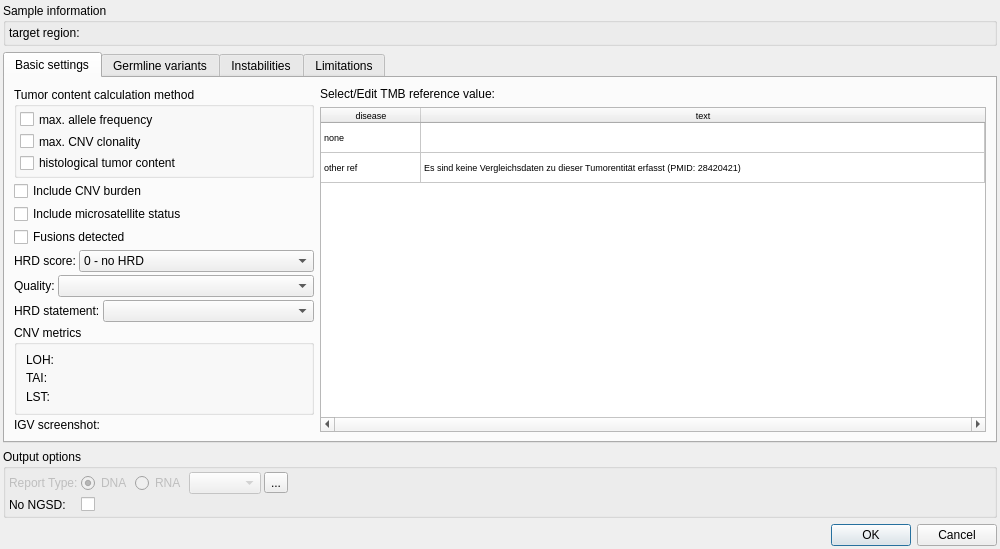
<?xml version="1.0" encoding="UTF-8"?>
<ui version="4.0">
 <class>SomaticReportDialog</class>
 <widget class="QDialog" name="SomaticReportDialog">
  <property name="geometry">
   <rect>
    <x>0</x>
    <y>0</y>
    <width>1000</width>
    <height>549</height>
   </rect>
  </property>
  <property name="sizePolicy">
   <sizepolicy hsizetype="Fixed" vsizetype="Expanding">
    <horstretch>0</horstretch>
    <verstretch>0</verstretch>
   </sizepolicy>
  </property>
  <property name="minimumSize">
   <size>
    <width>1000</width>
    <height>500</height>
   </size>
  </property>
  <property name="windowTitle">
   <string>Report configuration (somatic)</string>
  </property>
  <layout class="QGridLayout" name="gridLayout_2" rowstretch="0,1,0,0">
   <property name="leftMargin">
    <number>3</number>
   </property>
   <property name="topMargin">
    <number>3</number>
   </property>
   <property name="rightMargin">
    <number>3</number>
   </property>
   <property name="bottomMargin">
    <number>3</number>
   </property>
   <item row="3" column="0">
    <widget class="QDialogButtonBox" name="ok_cancel_button">
     <property name="sizePolicy">
      <sizepolicy hsizetype="Expanding" vsizetype="Minimum">
       <horstretch>0</horstretch>
       <verstretch>0</verstretch>
      </sizepolicy>
     </property>
     <property name="minimumSize">
      <size>
       <width>0</width>
       <height>0</height>
      </size>
     </property>
     <property name="maximumSize">
      <size>
       <width>16777215</width>
       <height>16777215</height>
      </size>
     </property>
     <property name="orientation">
      <enum>Qt::Horizontal</enum>
     </property>
     <property name="standardButtons">
      <set>QDialogButtonBox::Cancel|QDialogButtonBox::Ok</set>
     </property>
    </widget>
   </item>
   <item row="1" column="0">
    <widget class="QTabWidget" name="tabs">
     <property name="sizePolicy">
      <sizepolicy hsizetype="Expanding" vsizetype="Expanding">
       <horstretch>0</horstretch>
       <verstretch>2</verstretch>
      </sizepolicy>
     </property>
     <property name="styleSheet">
      <string notr="true"/>
     </property>
     <property name="currentIndex">
      <number>0</number>
     </property>
     <widget class="QWidget" name="basic_settings_tab">
      <attribute name="title">
       <string>Basic settings</string>
      </attribute>
      <layout class="QHBoxLayout" name="horizontalLayout_2" stretch="0,1">
       <item>
        <layout class="QVBoxLayout" name="verticalLayout_5">
         <property name="spacing">
          <number>3</number>
         </property>
         <item>
          <widget class="QGroupBox" name="groupBox_3">
           <property name="minimumSize">
            <size>
             <width>0</width>
             <height>0</height>
            </size>
           </property>
           <property name="maximumSize">
            <size>
             <width>160000</width>
             <height>160000</height>
            </size>
           </property>
           <property name="toolTip">
            <string>Choose tumor content calculation method to appear in report.</string>
           </property>
           <property name="title">
            <string>Tumor content calculation method</string>
           </property>
           <layout class="QGridLayout" name="gridLayout">
            <property name="leftMargin">
             <number>3</number>
            </property>
            <property name="topMargin">
             <number>3</number>
            </property>
            <property name="rightMargin">
             <number>3</number>
            </property>
            <property name="bottomMargin">
             <number>3</number>
            </property>
            <property name="spacing">
             <number>3</number>
            </property>
            <item row="0" column="0">
             <widget class="QCheckBox" name="include_max_tum_freq">
              <property name="toolTip">
               <string>Display median of maximum allele frequency as tumor content in report</string>
              </property>
              <property name="text">
               <string>max. allele frequency</string>
              </property>
             </widget>
            </item>
            <item row="1" column="0">
             <widget class="QCheckBox" name="include_max_clonality">
              <property name="toolTip">
               <string>Display maximum value of tumor clonality in CNV file as tumor content in report</string>
              </property>
              <property name="text">
               <string>max. CNV clonality</string>
              </property>
             </widget>
            </item>
            <item row="2" column="0">
             <widget class="QCheckBox" name="include_tum_content_histological">
              <property name="toolTip">
               <string>Display histological tumor content from NGSD in report</string>
              </property>
              <property name="text">
               <string>histological tumor content</string>
              </property>
             </widget>
            </item>
           </layout>
          </widget>
         </item>
         <item>
          <widget class="QCheckBox" name="include_cnv_burden">
           <property name="minimumSize">
            <size>
             <width>300</width>
             <height>0</height>
            </size>
           </property>
           <property name="toolTip">
            <string>Display CNV burden in report</string>
           </property>
           <property name="text">
            <string>Include CNV burden</string>
           </property>
          </widget>
         </item>
         <item>
          <widget class="QCheckBox" name="include_msi_status">
           <property name="minimumSize">
            <size>
             <width>300</width>
             <height>0</height>
            </size>
           </property>
           <property name="toolTip">
            <string>Display result metric of MANTIS microsatellite detection in report.</string>
           </property>
           <property name="text">
            <string>Include microsatellite status</string>
           </property>
          </widget>
         </item>
         <item>
          <widget class="QCheckBox" name="fusions_detected">
           <property name="minimumSize">
            <size>
             <width>300</width>
             <height>0</height>
            </size>
           </property>
           <property name="toolTip">
            <string>Display text and table for structural variants in report.</string>
           </property>
           <property name="text">
            <string>Fusions detected</string>
           </property>
          </widget>
         </item>
         <item>
          <layout class="QHBoxLayout" name="horizontalLayout">
           <property name="spacing">
            <number>3</number>
           </property>
           <item>
            <widget class="QLabel" name="label">
             <property name="sizePolicy">
              <sizepolicy hsizetype="Minimum" vsizetype="Preferred">
               <horstretch>0</horstretch>
               <verstretch>0</verstretch>
              </sizepolicy>
             </property>
             <property name="text">
              <string>HRD score:</string>
             </property>
            </widget>
           </item>
           <item>
            <widget class="QComboBox" name="hrd_score">
             <property name="sizePolicy">
              <sizepolicy hsizetype="Expanding" vsizetype="Fixed">
               <horstretch>0</horstretch>
               <verstretch>0</verstretch>
              </sizepolicy>
             </property>
             <property name="toolTip">
              <string>Select HRD score</string>
             </property>
             <item>
              <property name="text">
               <string>0 - no HRD</string>
              </property>
             </item>
             <item>
              <property name="text">
               <string>1 - low</string>
              </property>
             </item>
             <item>
              <property name="text">
               <string>2 - low</string>
              </property>
             </item>
             <item>
              <property name="text">
               <string>3 - intermediate</string>
              </property>
             </item>
             <item>
              <property name="text">
               <string>4 - high</string>
              </property>
             </item>
             <item>
              <property name="text">
               <string>5 - high</string>
              </property>
             </item>
            </widget>
           </item>
          </layout>
         </item>
         <item>
          <layout class="QHBoxLayout" name="horizontalLayout_3">
           <property name="spacing">
            <number>3</number>
           </property>
           <item>
            <widget class="QLabel" name="label_3">
             <property name="sizePolicy">
              <sizepolicy hsizetype="Minimum" vsizetype="Preferred">
               <horstretch>0</horstretch>
               <verstretch>0</verstretch>
              </sizepolicy>
             </property>
             <property name="text">
              <string>Quality:</string>
             </property>
            </widget>
           </item>
           <item>
            <widget class="QComboBox" name="quality">
             <property name="sizePolicy">
              <sizepolicy hsizetype="Expanding" vsizetype="Fixed">
               <horstretch>0</horstretch>
               <verstretch>0</verstretch>
              </sizepolicy>
             </property>
             <property name="toolTip">
              <string>Select quality restrictions to be displayed in report</string>
             </property>
            </widget>
           </item>
          </layout>
         </item>
         <item>
          <layout class="QHBoxLayout" name="horizontalLayout_4">
           <property name="spacing">
            <number>3</number>
           </property>
           <item>
            <widget class="QLabel" name="label_11">
             <property name="sizePolicy">
              <sizepolicy hsizetype="Minimum" vsizetype="Preferred">
               <horstretch>0</horstretch>
               <verstretch>0</verstretch>
              </sizepolicy>
             </property>
             <property name="text">
              <string>HRD statement:</string>
             </property>
            </widget>
           </item>
           <item>
            <widget class="QComboBox" name="hrd_statement">
             <property name="sizePolicy">
              <sizepolicy hsizetype="Expanding" vsizetype="Fixed">
               <horstretch>0</horstretch>
               <verstretch>0</verstretch>
              </sizepolicy>
             </property>
             <property name="toolTip">
              <string>Hrd comment to be printed in report.</string>
             </property>
            </widget>
           </item>
          </layout>
         </item>
         <item>
          <widget class="QGroupBox" name="groupBox_2">
           <property name="title">
            <string>CNV metrics</string>
           </property>
           <layout class="QFormLayout" name="formLayout">
            <item row="0" column="0">
             <widget class="QLabel" name="label_8">
              <property name="sizePolicy">
               <sizepolicy hsizetype="Preferred" vsizetype="Preferred">
                <horstretch>0</horstretch>
                <verstretch>0</verstretch>
               </sizepolicy>
              </property>
              <property name="toolTip">
               <string>Count of loss of heterozygosity CNV events for HRD estimation.</string>
              </property>
              <property name="text">
               <string>LOH:</string>
              </property>
             </widget>
            </item>
            <item row="0" column="1">
             <widget class="QLabel" name="cnv_loh_count">
              <property name="toolTip">
               <string>Count of loss of heterozygosity CNV events for HRD estimation.</string>
              </property>
              <property name="text">
               <string/>
              </property>
             </widget>
            </item>
            <item row="1" column="0">
             <widget class="QLabel" name="label_9">
              <property name="toolTip">
               <string>Count of telomeric allelic imbalance CNV events for HRD estimation.</string>
              </property>
              <property name="text">
               <string>TAI:</string>
              </property>
             </widget>
            </item>
            <item row="2" column="0">
             <widget class="QLabel" name="label_10">
              <property name="toolTip">
               <string>Count of long state transition CNV events for HRD estimation.</string>
              </property>
              <property name="text">
               <string>LST:</string>
              </property>
             </widget>
            </item>
            <item row="1" column="1">
             <widget class="QLabel" name="cnv_tai_count">
              <property name="toolTip">
               <string>Count of telomeric allelic imbalance CNV events for HRD estimation.</string>
              </property>
              <property name="text">
               <string/>
              </property>
             </widget>
            </item>
            <item row="2" column="1">
             <widget class="QLabel" name="cnv_lst_count">
              <property name="toolTip">
               <string>Count of long state transition CNV events for HRD estimation.</string>
              </property>
              <property name="text">
               <string/>
              </property>
             </widget>
            </item>
           </layout>
          </widget>
         </item>
         <item>
          <layout class="QGridLayout" name="gridLayout_3">
           <item row="0" column="0">
            <widget class="QLabel" name="label_12">
             <property name="sizePolicy">
              <sizepolicy hsizetype="Fixed" vsizetype="Minimum">
               <horstretch>0</horstretch>
               <verstretch>0</verstretch>
              </sizepolicy>
             </property>
             <property name="text">
              <string>IGV screenshot:</string>
             </property>
            </widget>
           </item>
           <item row="0" column="1">
            <widget class="QLabel" name="label_hint_igv_screenshot_available">
             <property name="sizePolicy">
              <sizepolicy hsizetype="Expanding" vsizetype="Preferred">
               <horstretch>0</horstretch>
               <verstretch>0</verstretch>
              </sizepolicy>
             </property>
             <property name="text">
              <string/>
             </property>
            </widget>
           </item>
          </layout>
         </item>
         <item>
          <spacer name="verticalSpacer_3">
           <property name="orientation">
            <enum>Qt::Vertical</enum>
           </property>
           <property name="sizeHint" stdset="0">
            <size>
             <width>20</width>
             <height>40</height>
            </size>
           </property>
          </spacer>
         </item>
        </layout>
       </item>
       <item>
        <layout class="QVBoxLayout" name="verticalLayout_6">
         <item>
          <widget class="QLabel" name="label_2">
           <property name="text">
            <string>Select/Edit TMB reference value:</string>
           </property>
          </widget>
         </item>
         <item>
          <widget class="QTableWidget" name="tmb_reference">
           <property name="sizePolicy">
            <sizepolicy hsizetype="Expanding" vsizetype="Expanding">
             <horstretch>0</horstretch>
             <verstretch>0</verstretch>
            </sizepolicy>
           </property>
           <property name="font">
            <font>
             <pointsize>7</pointsize>
            </font>
           </property>
           <property name="verticalScrollBarPolicy">
            <enum>Qt::ScrollBarAsNeeded</enum>
           </property>
           <property name="horizontalScrollBarPolicy">
            <enum>Qt::ScrollBarAlwaysOn</enum>
           </property>
           <property name="autoScroll">
            <bool>true</bool>
           </property>
           <property name="selectionMode">
            <enum>QAbstractItemView::SingleSelection</enum>
           </property>
           <property name="selectionBehavior">
            <enum>QAbstractItemView::SelectRows</enum>
           </property>
           <property name="horizontalScrollMode">
            <enum>QAbstractItemView::ScrollPerItem</enum>
           </property>
           <property name="wordWrap">
            <bool>false</bool>
           </property>
           <attribute name="horizontalHeaderStretchLastSection">
            <bool>true</bool>
           </attribute>
           <attribute name="verticalHeaderVisible">
            <bool>false</bool>
           </attribute>
           <attribute name="verticalHeaderHighlightSections">
            <bool>true</bool>
           </attribute>
           <row>
            <property name="text">
             <string>none</string>
            </property>
           </row>
           <row>
            <property name="text">
             <string>user-specified</string>
            </property>
           </row>
           <column>
            <property name="text">
             <string>disease</string>
            </property>
           </column>
           <column>
            <property name="text">
             <string>text</string>
            </property>
           </column>
           <item row="0" column="0">
            <property name="text">
             <string>none</string>
            </property>
           </item>
           <item row="0" column="1">
            <property name="text">
             <string/>
            </property>
           </item>
           <item row="1" column="0">
            <property name="text">
             <string>other ref</string>
            </property>
           </item>
           <item row="1" column="1">
            <property name="text">
             <string>Es sind keine Vergleichsdaten zu dieser Tumorentität erfasst (PMID: 28420421)</string>
            </property>
           </item>
          </widget>
         </item>
        </layout>
       </item>
      </layout>
     </widget>
     <widget class="QWidget" name="germline_snvs_tab">
      <attribute name="title">
       <string>Germline variants</string>
      </attribute>
      <layout class="QGridLayout" name="gridLayout_4">
       <property name="leftMargin">
        <number>3</number>
       </property>
       <property name="topMargin">
        <number>3</number>
       </property>
       <property name="rightMargin">
        <number>3</number>
       </property>
       <property name="bottomMargin">
        <number>3</number>
       </property>
       <property name="spacing">
        <number>3</number>
       </property>
       <item row="1" column="0">
        <widget class="QTableWidget" name="germline_variants">
         <property name="sizePolicy">
          <sizepolicy hsizetype="Expanding" vsizetype="Expanding">
           <horstretch>0</horstretch>
           <verstretch>0</verstretch>
          </sizepolicy>
         </property>
         <property name="selectionMode">
          <enum>QAbstractItemView::NoSelection</enum>
         </property>
         <property name="selectionBehavior">
          <enum>QAbstractItemView::SelectRows</enum>
         </property>
         <attribute name="horizontalHeaderStretchLastSection">
          <bool>true</bool>
         </attribute>
         <column>
          <property name="text">
           <string/>
          </property>
         </column>
         <column>
          <property name="text">
           <string>chr</string>
          </property>
         </column>
         <column>
          <property name="text">
           <string>start</string>
          </property>
         </column>
         <column>
          <property name="text">
           <string>end</string>
          </property>
         </column>
         <column>
          <property name="text">
           <string>ref</string>
          </property>
         </column>
         <column>
          <property name="text">
           <string>obs</string>
          </property>
         </column>
         <column>
          <property name="text">
           <string>freq_in_tum</string>
          </property>
         </column>
         <column>
          <property name="text">
           <string>depth_in_tum</string>
          </property>
         </column>
         <column>
          <property name="text">
           <string>class</string>
          </property>
         </column>
         <column>
          <property name="text">
           <string>coding/splicing</string>
          </property>
         </column>
        </widget>
       </item>
       <item row="0" column="0">
        <widget class="QLabel" name="label_4">
         <property name="text">
          <string>Select class 4 and class 5 germline variants to be included in somatic report</string>
         </property>
        </widget>
       </item>
      </layout>
     </widget>
     <widget class="QWidget" name="cin">
      <attribute name="title">
       <string>Instabilities</string>
      </attribute>
      <layout class="QGridLayout" name="gridLayout_6" rowstretch="0,0,1">
       <property name="leftMargin">
        <number>3</number>
       </property>
       <property name="topMargin">
        <number>3</number>
       </property>
       <property name="rightMargin">
        <number>3</number>
       </property>
       <property name="bottomMargin">
        <number>3</number>
       </property>
       <property name="spacing">
        <number>3</number>
       </property>
       <item row="1" column="3">
        <spacer name="horizontalSpacer">
         <property name="orientation">
          <enum>Qt::Horizontal</enum>
         </property>
         <property name="sizeHint" stdset="0">
          <size>
           <width>40</width>
           <height>20</height>
          </size>
         </property>
        </spacer>
       </item>
       <item row="0" column="0" colspan="4">
        <widget class="QLabel" name="label_5">
         <property name="maximumSize">
          <size>
           <width>16777215</width>
           <height>25</height>
          </size>
         </property>
         <property name="text">
          <string>Select chromosomes bearing chromosomal instabilities</string>
         </property>
        </widget>
       </item>
       <item row="1" column="1">
        <layout class="QVBoxLayout" name="verticalLayout_2">
         <property name="spacing">
          <number>3</number>
         </property>
         <item>
          <widget class="QCheckBox" name="chr12">
           <property name="maximumSize">
            <size>
             <width>60</width>
             <height>16777215</height>
            </size>
           </property>
           <property name="text">
            <string>chr12</string>
           </property>
          </widget>
         </item>
         <item>
          <widget class="QCheckBox" name="chr13">
           <property name="maximumSize">
            <size>
             <width>60</width>
             <height>16777215</height>
            </size>
           </property>
           <property name="text">
            <string>chr13</string>
           </property>
          </widget>
         </item>
         <item>
          <widget class="QCheckBox" name="chr14">
           <property name="maximumSize">
            <size>
             <width>60</width>
             <height>16777215</height>
            </size>
           </property>
           <property name="text">
            <string>chr14</string>
           </property>
          </widget>
         </item>
         <item>
          <widget class="QCheckBox" name="chr15">
           <property name="maximumSize">
            <size>
             <width>60</width>
             <height>16777215</height>
            </size>
           </property>
           <property name="text">
            <string>chr15</string>
           </property>
          </widget>
         </item>
         <item>
          <widget class="QCheckBox" name="chr16">
           <property name="maximumSize">
            <size>
             <width>60</width>
             <height>16777215</height>
            </size>
           </property>
           <property name="text">
            <string>chr16</string>
           </property>
          </widget>
         </item>
         <item>
          <widget class="QCheckBox" name="chr17">
           <property name="maximumSize">
            <size>
             <width>60</width>
             <height>16777215</height>
            </size>
           </property>
           <property name="text">
            <string>chr17</string>
           </property>
          </widget>
         </item>
         <item>
          <widget class="QCheckBox" name="chr18">
           <property name="maximumSize">
            <size>
             <width>60</width>
             <height>16777215</height>
            </size>
           </property>
           <property name="text">
            <string>chr18</string>
           </property>
          </widget>
         </item>
         <item>
          <widget class="QCheckBox" name="chr19">
           <property name="maximumSize">
            <size>
             <width>60</width>
             <height>16777215</height>
            </size>
           </property>
           <property name="text">
            <string>chr19</string>
           </property>
          </widget>
         </item>
         <item>
          <widget class="QCheckBox" name="chr20">
           <property name="maximumSize">
            <size>
             <width>60</width>
             <height>16777215</height>
            </size>
           </property>
           <property name="text">
            <string>chr20</string>
           </property>
          </widget>
         </item>
         <item>
          <widget class="QCheckBox" name="chr21">
           <property name="maximumSize">
            <size>
             <width>60</width>
             <height>16777215</height>
            </size>
           </property>
           <property name="text">
            <string>chr21</string>
           </property>
          </widget>
         </item>
         <item>
          <widget class="QCheckBox" name="chr22">
           <property name="maximumSize">
            <size>
             <width>60</width>
             <height>16777215</height>
            </size>
           </property>
           <property name="text">
            <string>chr22</string>
           </property>
          </widget>
         </item>
        </layout>
       </item>
       <item row="1" column="2">
        <layout class="QVBoxLayout" name="verticalLayout_3">
         <property name="spacing">
          <number>3</number>
         </property>
         <item>
          <widget class="QCheckBox" name="chrX">
           <property name="maximumSize">
            <size>
             <width>60</width>
             <height>16777215</height>
            </size>
           </property>
           <property name="text">
            <string>chrX</string>
           </property>
          </widget>
         </item>
         <item>
          <widget class="QCheckBox" name="chrY">
           <property name="maximumSize">
            <size>
             <width>60</width>
             <height>16777215</height>
            </size>
           </property>
           <property name="text">
            <string>chrY</string>
           </property>
          </widget>
         </item>
         <item>
          <widget class="QCheckBox" name="chrMT">
           <property name="maximumSize">
            <size>
             <width>60</width>
             <height>16777215</height>
            </size>
           </property>
           <property name="text">
            <string>chrMT</string>
           </property>
          </widget>
         </item>
         <item>
          <spacer name="verticalSpacer">
           <property name="orientation">
            <enum>Qt::Vertical</enum>
           </property>
           <property name="sizeHint" stdset="0">
            <size>
             <width>20</width>
             <height>40</height>
            </size>
           </property>
          </spacer>
         </item>
        </layout>
       </item>
       <item row="1" column="0">
        <layout class="QVBoxLayout" name="verticalLayout">
         <property name="spacing">
          <number>3</number>
         </property>
         <item>
          <widget class="QCheckBox" name="chr1">
           <property name="maximumSize">
            <size>
             <width>60</width>
             <height>16777215</height>
            </size>
           </property>
           <property name="text">
            <string>chr1</string>
           </property>
          </widget>
         </item>
         <item>
          <widget class="QCheckBox" name="chr2">
           <property name="maximumSize">
            <size>
             <width>60</width>
             <height>16777215</height>
            </size>
           </property>
           <property name="text">
            <string>chr2</string>
           </property>
          </widget>
         </item>
         <item>
          <widget class="QCheckBox" name="chr3">
           <property name="maximumSize">
            <size>
             <width>60</width>
             <height>16777215</height>
            </size>
           </property>
           <property name="text">
            <string>chr3</string>
           </property>
          </widget>
         </item>
         <item>
          <widget class="QCheckBox" name="chr4">
           <property name="maximumSize">
            <size>
             <width>60</width>
             <height>16777215</height>
            </size>
           </property>
           <property name="text">
            <string>chr4</string>
           </property>
          </widget>
         </item>
         <item>
          <widget class="QCheckBox" name="chr5">
           <property name="maximumSize">
            <size>
             <width>60</width>
             <height>16777215</height>
            </size>
           </property>
           <property name="text">
            <string>chr5</string>
           </property>
          </widget>
         </item>
         <item>
          <widget class="QCheckBox" name="chr6">
           <property name="maximumSize">
            <size>
             <width>60</width>
             <height>16777215</height>
            </size>
           </property>
           <property name="text">
            <string>chr6</string>
           </property>
          </widget>
         </item>
         <item>
          <widget class="QCheckBox" name="chr7">
           <property name="maximumSize">
            <size>
             <width>60</width>
             <height>16777215</height>
            </size>
           </property>
           <property name="text">
            <string>chr7</string>
           </property>
          </widget>
         </item>
         <item>
          <widget class="QCheckBox" name="chr8">
           <property name="maximumSize">
            <size>
             <width>60</width>
             <height>16777215</height>
            </size>
           </property>
           <property name="text">
            <string>chr8</string>
           </property>
          </widget>
         </item>
         <item>
          <widget class="QCheckBox" name="chr9">
           <property name="maximumSize">
            <size>
             <width>60</width>
             <height>16777215</height>
            </size>
           </property>
           <property name="text">
            <string>chr9</string>
           </property>
          </widget>
         </item>
         <item>
          <widget class="QCheckBox" name="chr10">
           <property name="maximumSize">
            <size>
             <width>60</width>
             <height>16777215</height>
            </size>
           </property>
           <property name="text">
            <string>chr10</string>
           </property>
          </widget>
         </item>
         <item>
          <widget class="QCheckBox" name="chr11">
           <property name="maximumSize">
            <size>
             <width>60</width>
             <height>16777215</height>
            </size>
           </property>
           <property name="text">
            <string>chr11</string>
           </property>
          </widget>
         </item>
        </layout>
       </item>
       <item row="2" column="0" colspan="4">
        <spacer name="verticalSpacer_2">
         <property name="orientation">
          <enum>Qt::Vertical</enum>
         </property>
         <property name="sizeHint" stdset="0">
          <size>
           <width>20</width>
           <height>40</height>
          </size>
         </property>
        </spacer>
       </item>
      </layout>
     </widget>
     <widget class="QWidget" name="limits">
      <attribute name="title">
       <string>Limitations</string>
      </attribute>
      <layout class="QVBoxLayout" name="verticalLayout_4">
       <property name="spacing">
        <number>3</number>
       </property>
       <property name="leftMargin">
        <number>3</number>
       </property>
       <property name="topMargin">
        <number>3</number>
       </property>
       <property name="rightMargin">
        <number>3</number>
       </property>
       <property name="bottomMargin">
        <number>3</number>
       </property>
       <item>
        <widget class="QCheckBox" name="limitations_check">
         <property name="text">
          <string>add limitations text to report</string>
         </property>
        </widget>
       </item>
       <item>
        <widget class="QPlainTextEdit" name="limitations_text">
         <property name="enabled">
          <bool>false</bool>
         </property>
        </widget>
       </item>
      </layout>
     </widget>
    </widget>
   </item>
   <item row="0" column="0">
    <widget class="QGroupBox" name="groupBox">
     <property name="sizePolicy">
      <sizepolicy hsizetype="Expanding" vsizetype="Minimum">
       <horstretch>0</horstretch>
       <verstretch>0</verstretch>
      </sizepolicy>
     </property>
     <property name="minimumSize">
      <size>
       <width>0</width>
       <height>0</height>
      </size>
     </property>
     <property name="maximumSize">
      <size>
       <width>16777215</width>
       <height>75</height>
      </size>
     </property>
     <property name="title">
      <string>Sample information</string>
     </property>
     <property name="flat">
      <bool>true</bool>
     </property>
     <layout class="QGridLayout" name="gridLayout_8">
      <property name="leftMargin">
       <number>3</number>
      </property>
      <property name="topMargin">
       <number>3</number>
      </property>
      <property name="rightMargin">
       <number>3</number>
      </property>
      <property name="bottomMargin">
       <number>3</number>
      </property>
      <property name="spacing">
       <number>3</number>
      </property>
      <item row="0" column="1">
       <widget class="QLabel" name="target_bed_path">
        <property name="sizePolicy">
         <sizepolicy hsizetype="Expanding" vsizetype="Preferred">
          <horstretch>0</horstretch>
          <verstretch>0</verstretch>
         </sizepolicy>
        </property>
        <property name="text">
         <string/>
        </property>
       </widget>
      </item>
      <item row="0" column="0">
       <widget class="QLabel" name="label_6">
        <property name="text">
         <string>target region:</string>
        </property>
       </widget>
      </item>
     </layout>
    </widget>
   </item>
   <item row="2" column="0">
    <widget class="QGroupBox" name="groupBox_4">
     <property name="sizePolicy">
      <sizepolicy hsizetype="Expanding" vsizetype="Minimum">
       <horstretch>0</horstretch>
       <verstretch>0</verstretch>
      </sizepolicy>
     </property>
     <property name="minimumSize">
      <size>
       <width>0</width>
       <height>0</height>
      </size>
     </property>
     <property name="maximumSize">
      <size>
       <width>16777215</width>
       <height>16777215</height>
      </size>
     </property>
     <property name="title">
      <string>Output options</string>
     </property>
     <property name="flat">
      <bool>true</bool>
     </property>
     <layout class="QGridLayout" name="gridLayout_5">
      <property name="leftMargin">
       <number>3</number>
      </property>
      <property name="topMargin">
       <number>3</number>
      </property>
      <property name="rightMargin">
       <number>3</number>
      </property>
      <property name="bottomMargin">
       <number>3</number>
      </property>
      <property name="spacing">
       <number>3</number>
      </property>
      <item row="0" column="0">
       <widget class="QLabel" name="report_type_label">
        <property name="enabled">
         <bool>false</bool>
        </property>
        <property name="sizePolicy">
         <sizepolicy hsizetype="Minimum" vsizetype="Preferred">
          <horstretch>0</horstretch>
          <verstretch>0</verstretch>
         </sizepolicy>
        </property>
        <property name="text">
         <string>Report Type:</string>
        </property>
       </widget>
      </item>
      <item row="0" column="1">
       <widget class="QRadioButton" name="report_type_dna">
        <property name="enabled">
         <bool>false</bool>
        </property>
        <property name="sizePolicy">
         <sizepolicy hsizetype="Minimum" vsizetype="Preferred">
          <horstretch>0</horstretch>
          <verstretch>0</verstretch>
         </sizepolicy>
        </property>
        <property name="toolTip">
         <string>create DNA report</string>
        </property>
        <property name="text">
         <string>DNA</string>
        </property>
        <property name="checked">
         <bool>true</bool>
        </property>
       </widget>
      </item>
      <item row="0" column="2">
       <widget class="QRadioButton" name="report_type_rna">
        <property name="enabled">
         <bool>false</bool>
        </property>
        <property name="toolTip">
         <string>create RNA report, option is only available if GSvar file is annotated using RNA data</string>
        </property>
        <property name="text">
         <string>RNA</string>
        </property>
       </widget>
      </item>
      <item row="0" column="5">
       <spacer name="horizontalSpacer_5">
        <property name="orientation">
         <enum>Qt::Horizontal</enum>
        </property>
        <property name="sizeType">
         <enum>QSizePolicy::Expanding</enum>
        </property>
        <property name="sizeHint" stdset="0">
         <size>
          <width>60</width>
          <height>20</height>
         </size>
        </property>
       </spacer>
      </item>
      <item row="0" column="3">
       <widget class="QComboBox" name="rna_ids_for_report">
        <property name="enabled">
         <bool>false</bool>
        </property>
       </widget>
      </item>
      <item row="1" column="0">
       <widget class="QLabel" name="label_7">
        <property name="toolTip">
         <string>&lt;html&gt;&lt;head/&gt;&lt;body&gt;&lt;p&gt;Do not store report settings to NGSD, just create files.&lt;/p&gt;&lt;/body&gt;&lt;/html&gt;</string>
        </property>
        <property name="text">
         <string>No NGSD:</string>
        </property>
       </widget>
      </item>
      <item row="1" column="1">
       <widget class="QCheckBox" name="no_ngsd">
        <property name="toolTip">
         <string>Do not store report settings to NGSD, just create files.</string>
        </property>
        <property name="text">
         <string/>
        </property>
       </widget>
      </item>
      <item row="0" column="4">
       <widget class="QToolButton" name="igv_screenshot_create">
        <property name="toolTip">
         <string>Create screenshot from IGV with somatic tracks</string>
        </property>
        <property name="text">
         <string>...</string>
        </property>
        <property name="icon">
         <iconset resource="GSvar.qrc">
          <normaloff>:/Icons/IGV.png</normaloff>:/Icons/IGV.png</iconset>
        </property>
       </widget>
      </item>
     </layout>
    </widget>
   </item>
  </layout>
 </widget>
 <resources>
  <include location="GSvar.qrc"/>
 </resources>
 <connections>
  <connection>
   <sender>ok_cancel_button</sender>
   <signal>accepted()</signal>
   <receiver>SomaticReportDialog</receiver>
   <slot>accept()</slot>
   <hints>
    <hint type="sourcelabel">
     <x>248</x>
     <y>254</y>
    </hint>
    <hint type="destinationlabel">
     <x>157</x>
     <y>274</y>
    </hint>
   </hints>
  </connection>
  <connection>
   <sender>ok_cancel_button</sender>
   <signal>rejected()</signal>
   <receiver>SomaticReportDialog</receiver>
   <slot>reject()</slot>
   <hints>
    <hint type="sourcelabel">
     <x>316</x>
     <y>260</y>
    </hint>
    <hint type="destinationlabel">
     <x>286</x>
     <y>274</y>
    </hint>
   </hints>
  </connection>
 </connections>
</ui>
